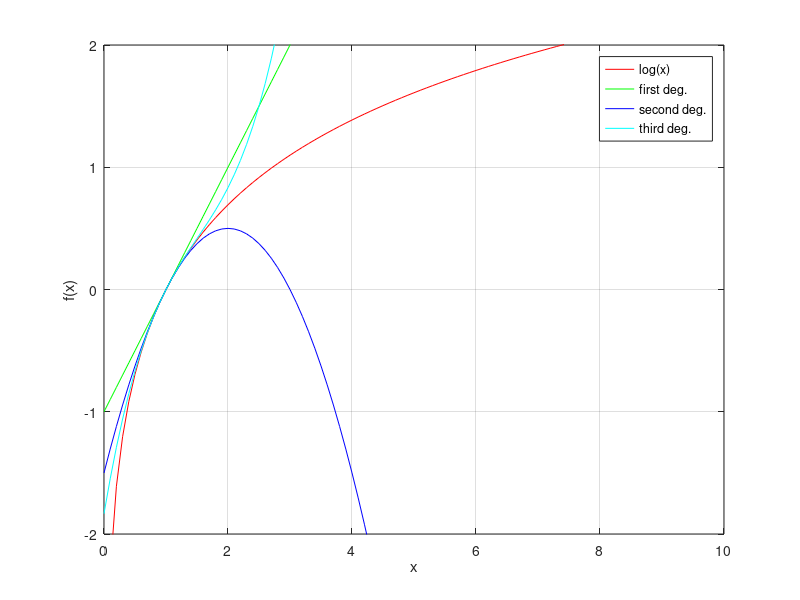
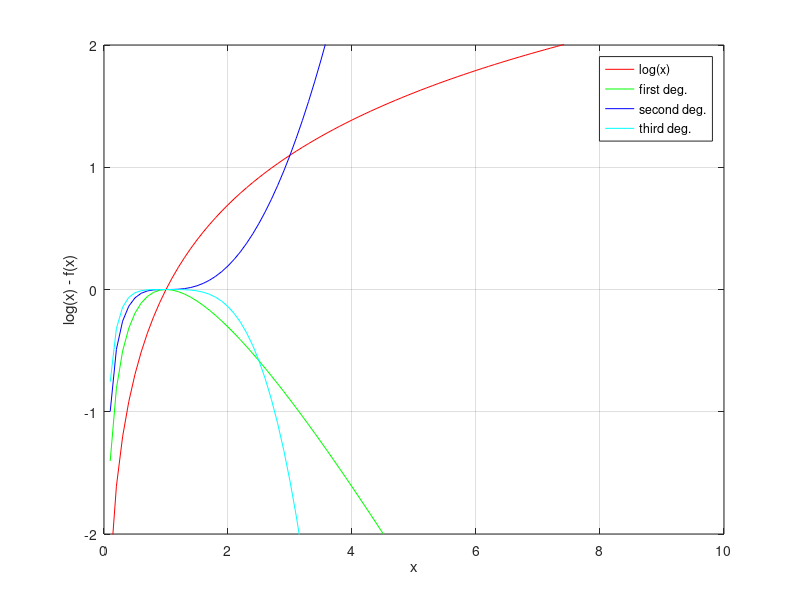

MATLAB code to generate these figures, in order:
clear all;
close all;

x = [0:0.1:10];

y = log(x);

y1 = x -1;
y2 = y1 - (((x-1).^2)./2);
y3 = y2 + (((x-1).^3)./3);

figure;
plot(x,y,'r',x,y1,'g',x,y2,'b',x,y3,'c');
grid on;
legend('log(x)','first deg.','second deg.','third deg.')
xlabel('x')
ylabel('f(x)')
ylim([-2 2]);

y1 = y - y1;
y2 = y - y2;
y3 = y - y3;

figure;
plot(x,y,'r',x,y1,'g',x,y2,'b',x,y3,'c');
grid on;
legend('log(x)','first deg.','second deg.','third deg.')
xlabel('x');
ylabel('log(x) - f(x)');
ylim([-2 2]);